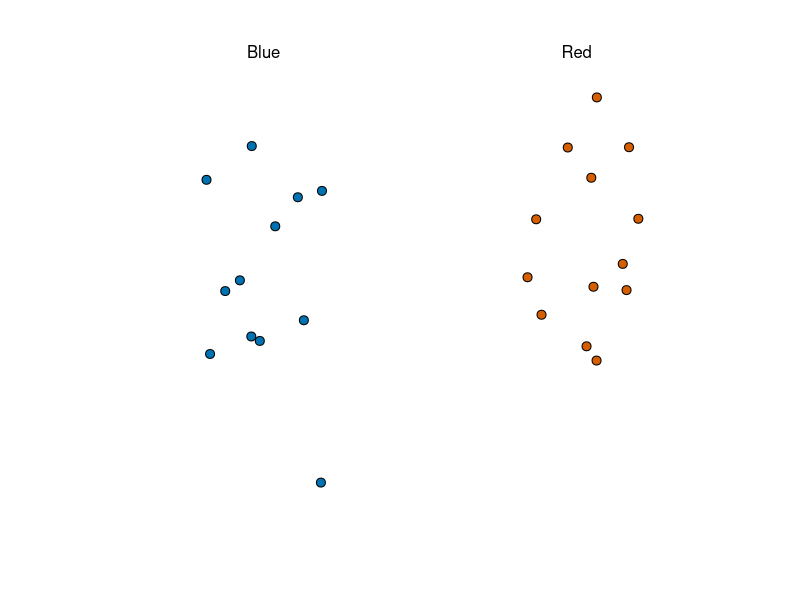
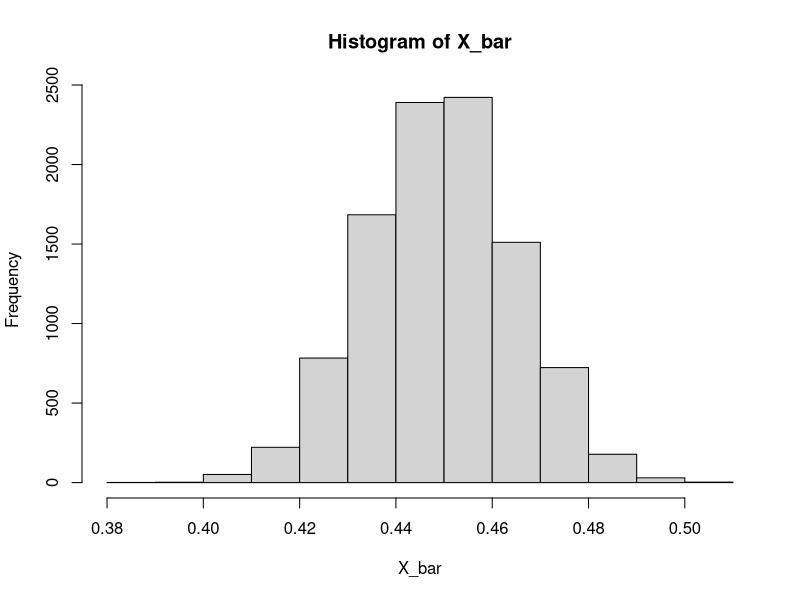
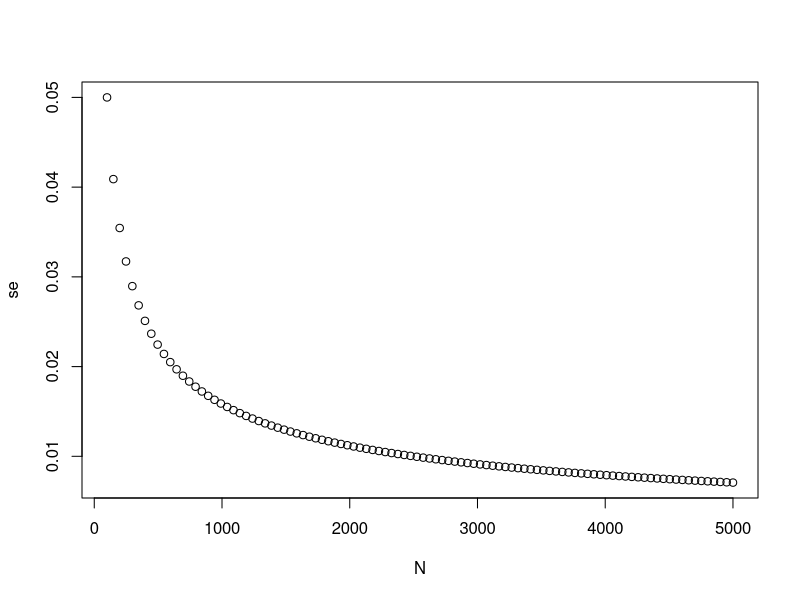
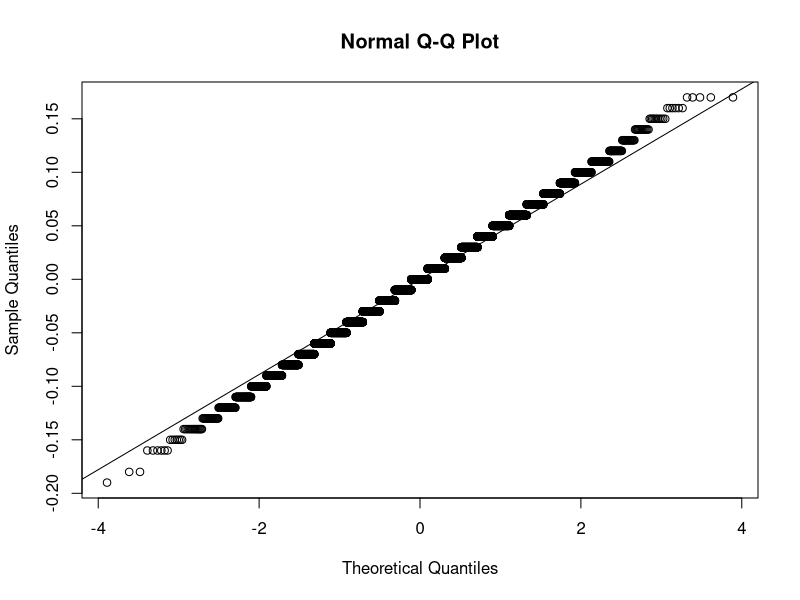
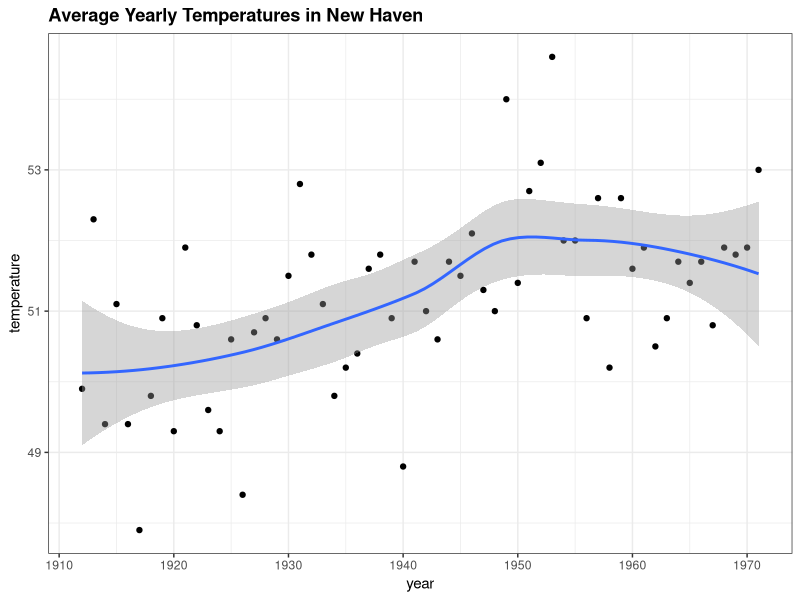

The R script that drew these images, in order: (Note: this script raises an error after producing the figures.)
library(tidyverse)
library(dslabs)
ds_theme_set()
take_poll(25) 
# dslabs equivalent to draw random sample of 25 beads from urn of blue and red beads
# Computing estimate of std error
X_bar <- 0.48
se_hat <- sqrt(X_bar*(1 - X_bar)/25)
se_hat # approx 0.100

# Probability of being within 1% of p or population mean
pnorm(0.01/se_hat) - pnorm(-0.01/se_hat) # 0.08 or 8%

# Probability of 2 SEs from p or populaton mean
pnorm(2) - pnorm(-2) # 95%

## Monte Carlo Simulation for testing CLT on urn model
# urn model - BUT cannot run due p unknown
# B <- 10000 # beads in urn
# N <- 1000 # sample size
# X_bar <- replicate(B, {
#   X <- sample(c(0,1), size = N, replace = TRUE, prob = c(1-p, p))
#   mean(X)
# })

# testing for 1 example at p = 0.45
# theory
X_bar <- 0.45
se_hat <- sqrt(X_bar*(1 - X_bar)/1000)
se_hat # approx 0.0157 or 1.6%

# monte carlo sim
B <- 10000 # beads in urn
N <- 1000 # sample size
X_bar <- replicate(B, {
  X <- sample(c(0,1), size = N, replace = TRUE, prob = c(1-0.45, 0.45))
  mean(X)
})
sd(X_bar) # 0.0156 or 1.6%
# plot histogram to check if distribution is normal
hist(X_bar) # appears to be normal distribution

# DC Ex1
# Write a function called `take_sample` that takes `p` and `N` as arguements and 
#returns the average value of a randomly sampled population.
take_sample <-  function(p, N) {
  X <- sample(c(0,1), size = N, replace = TRUE, prob = c(1-p, p)) 
  mean(X)
  }


# Use the `set.seed` function to make sure your answer matches the expected result after 
# random sampling
set.seed(1)

# Define `p` as the proportion of Democrats in the population being polled
p <- 0.45

# Define `N` as the number of people polled
N <- 100

# Call the `take_sample` function to determine the sample average of `N` randomly 
#selected people from a population containing a proportion of Democrats equal to `p`. Print this value to the console.
take_sample(p, N)

# DC Ex2
# Define `p` as the proportion of Democrats in the population being polled
p <- 0.45

# Define `N` as the number of people polled
N <- 100

# The variable `B` specifies the number of times we want the sample to be replicated
B <- 10000

# Use the `set.seed` function to make sure your answer matches the expected result 
#after random sampling
set.seed(1)

# Create an objected called `errors` that replicates subtracting the result of the 
#`take_sample` function from `p` for `B` replications
errors <- replicate(B, {
  p - take_sample(p, N)
})

# Calculate the mean of the errors. Print this value to the console.
mean(errors) # -4.9e-05


# Ex8 plotting SE vs N
N <- seq(100, 5000, len = 100)
p <- 0.5
se <- sqrt(p*(1-p)/N)
plot(N, se)


# Ex11 make a qq-plot of errors to see if they flw a normal distribution
qqnorm(errors)
qqline(errors)


# Ex12 estimating prob of x_bar > 0.5
p <- 0.45
N <- 100
X_bar <- p
se_hat <- sqrt(X_bar*(1-X_bar)/N)
se_hat
1 - pnorm((0.5-0.45)/se_hat) # 1 - prob of X_bar <= 0.5 =  0.1574393
# actually prob x-bar < 0.5 ----- 1 - ccc = prob >= 0.5

# Ex13 estimating prob of specific error size
# Define `N` as the number of people polled
N <-100

# Define `X_hat` as the sample average
X_hat <- 0.51

# Define `se_hat` as the standard error of the sample average
se_hat <- sqrt(X_hat*(1-X_hat)/N)
se_hat

# Calculate the probability that the error is 0.01 or larger
1 - pnorm(0.01/se_hat) + pnorm(-0.01/se_hat) # 0.8414493

# grader wants:
# # Define `N` as the number of people polled
# N <-100
# 
# # Define `X_hat` as the sample average
# X_hat <- 0.51
# 
# # Define `se_hat` as the standard error of the sample average
# se_hat <- sqrt(X_hat*(1-X_hat)/N)
# 
# # Calculate the probability that the error is 0.01 or larger
# 1 - pnorm(0.01, mean = 0, sd = se_hat) + pnorm(-0.01, mean = 0, sd = se_hat)


# 0.8414493


## Confidence Intervals
# from geom_smooth
data("nhtemp")
data.frame(year=as.numeric(time(nhtemp)), temperature=as.numeric(nhtemp)) %>%
  ggplot(aes(year, temperature)) +
  geom_point() +
  geom_smooth() +
  ggtitle("Average Yearly Temperatures in New Haven")

# Monte Carlo simulation
p <- 0.45
N <- 1000
X <- sample(c(0,1), size = N, replace = TRUE, prob = c(1-p,p))
X_hat <- mean(X)
SE_hat <- sqrt(X_hat*(1-X_hat)/N)
c(X_hat - 2*SE_hat, X_hat + 2*SE_hat)

# prob of p between 2 SE_hat
pnorm(2) - pnorm(-2) # approx 95%

# qnorm vs pnorm
qnorm(.975) #  1.959964 = z for 95% CI
qnorm(.995) # 2.575829 = Z for 99% CI
pnorm(2.575829) # 0.995
pnorm(2.575829) - pnorm(-2.575829) # 99% CI
pnorm(qnorm(0.995)) # 0.995
# pnorm(1 - qnorm(0.995)) # 0.05753257 ERROR code
pnorm(qnorm(1 - 0.995)) # 0.05

# Monte Carlo sim for CIs
B <- 10000
inside <- replicate(B, {
  X <- sample(c(0,1), size = N, replace = TRUE, prob = c(1-p,p))
  X_hat <- mean(X)
  SE_hat <- sqrt(X_hat*(1-X_hat)/N)
  between(p, X_hat - 2*SE_hat, X_hat + 2*SE_hat)
})
mean(inside)

# Power
# CI for spread = 2p - 1 >> 2p - 1 +/- 2SE
N <- 25
X_hat <- 0.48
(2*X_hat -1) + c(-2,2)*2*sqrt(X_hat*(1-X_hat)/sqrt(N)) 

# P-Values - is the spread bigger than 0: Null Hypothesis = spread is 0
# for spread of 0.04 what is proability of spread being greater than 2 and
# including 0?
N <- 100
z <- sqrt(N)*0.02/0.5
1 - (pnorm(z) - pnorm(-z)) # 0.6891565 - hence cannot reject Null Hypothesis


### Statistical Models
## Poll Aggretators
# Monte Carlo simulation using 2012 election 3.9% as spread between the 2 candidates
d <- 0.039
Ns <- c(1298, 533, 1342, 897, 774, 254, 812, 324, 1291, 1056, 2172, 516)
# mimics actual poll sizes
p <- (d+1)/2 # proportion of people voting for 'Obama'

confidence_intervals <- sapply(Ns, function(N) {
  # X <- sample(c(0,1), size=N, replace=TRUE, prob=c(1-p, p)) # using size N
  X <- sample(c(0,1), size=Ns, replace=TRUE, prob=c(1-p, p)) # using size Ns
  X_hat <- mean(X) # proportion of people voting for Obama in each sample
  SE_hat <- sqrt(X_hat*(1-X_hat)/N)
  2*c(X_hat, X_hat - 2*SE_hat, X_hat + 2*SE_hat) - 1 # CI for spread?
})

polls <- data.frame(poll=1:ncol(confidence_intervals),
                    t(confidence_intervals),
                    sample_size=Ns)
names(polls) <- c("poll", "estimate", "low", "high", "sample_size")
polls

# aggregating the polls
sum(polls$sample_size)
d_hat <- polls %>%
  summarise(avg = sum(estimate*sample_size) / sum(sample_size)) %>%
  .$avg

p_hat <- (1+d_hat)/2
moe <- 2*1.96*sqrt(p_hat*(1-p_hat)/sum(polls$sample_size))
moe # 0.018
round(d_hat*100, 1)
round(moe*100, 1)

# Pollsters and multilevel models
# Poll Data and Pollster Bias
data(polls_us_election_2016)
names(polls_us_election_2016)

# Filtering in only national polls, on or after Oct 31 2016 and 
# grade A or better and ungraded
polls <- polls_us_election_2016 %>%
  filter(state == "U.S." & enddate >= "2016-10-31" & 
           (grade %in% c("A+", "A", "A-", "B+") | is.na(grade)))

polls <- polls %>%
  mutate(spread = rawpoll_clinton/100 - rawpoll_trump/100)

d_hat <- polls %>%
  summarise(d_hat = sum(spread*samplesize) / sum(samplesize)) %>%
  .$d_hat

d_hat

p_hat <- (d_hat+1)/2

# margin of error - 'std error' on spread on all polls as 1 giant poll
moe <- 2*1.96*sqrt(p_hat*(1-p_hat)/sum(polls$samplesize))

# histogram of polls
polls %>%
  ggplot(aes(spread)) +
  geom_histogram(color = "black", binwidth = .01)

# pollster table - summarise(n()) shows number of occurrences of pollster
polls %>% group_by(pollster) %>% summarise(n())

# limit to pollsters' who polled more than 6 times
polls %>% group_by(pollster) %>%
  filter(n() >= 6) %>%
  ggplot(aes(pollster, spread)) +
  geom_point() +
  theme(axis.text.x = element_text(angle = 90, hjust = 1))

# std errors
polls %>% group_by(pollster) %>%
  filter(n() >= 6) %>%
  summarise(se = 2*sqrt(p_hat*(1-p_hat)/median(samplesize)))



### Data-driven Models
# collect pollster's last result and show histogram
one_poll_per_pollster <- polls %>% group_by(pollster) %>%
  filter(enddate == max(enddate)) %>%
  ungroup()
one_poll_per_pollster %>%
  ggplot(aes(spread)) +
  geom_histogram(binwidth = 0.01)

# sd for spread where poll has contnuous p
sd(one_poll_per_pollster$spread)

# confidence interval
results <- one_poll_per_pollster %>%
  summarise(avg = mean(spread), se = sd(spread)/sqrt(length(spread))) %>%
  mutate(start = avg - 1.96*se, end = avg + 1.96*se)
round(results*100, 1)



### Bayesian Stats
# Monte Carlo simulation to investigate test for cystic fibrosis
prev <- 0.00025 # prevalence of disease
N <- 100000
outcome <- sample(c("Disease", "Healthy"), N, replace = TRUE, prob = c(prev, 1-prev))
N_D <- sum(outcome == "Disease") # no. with disease
N_D
N_H <- sum(outcome == "Healthy") # no. healthy
N_H

# investigate false positives
accuracy <- 0.99
test <- vector("character", N)
test[outcome=="Disease"] <- sample(c("+", "-"), N_D, replace = TRUE, prob = c(accuracy, 1 - accuracy))
test[outcome=="Healthy"] <- sample(c("-", "+"), N_H, replace = TRUE, prob = c(accuracy, 1 - accuracy))

table(outcome, test)



### Election Forecasting
# Compute posterior distribution for spread d to report probablity > 0 given observed poll data.
mu <- 0 # expected value
tau <- 0.035 # based of past observed data
sigma <- results$se
Y <- results$avg
B <- sigma^2 / (sigma^2 + tau^2)

posterior_mean <- B*mu + (1-B)*Y
posterior_se <- sqrt(1/ (1/sigma^2 + 1/tau^2))

posterior_mean # 0.02808534
posterior_se # 0.006149604

# credible interval
posterior_mean + c(-1.96, 1.96)*posterior_se

# probability of spread being > 0
1 - pnorm(0, posterior_mean, posterior_se) # 0.9999975

# simulating 6 data points for polls with N = 2000 and d = .021
J <- 6
N <- 2000
d <- 0.21
p <- (d+1)/2 # prob of clinton success over trum d = clin - trum
X <- d + rnorm(J, 0, 2*sqrt(p*(1-p)/N))

# simulating data points J polls carried out by I pollsters 
I <- 5
J <- 6
N <- 2000
d <- 0.21
p <- (d+1)/2 # prob of clinton success over trum d = clin - trum
X <- sapply(1:I, function(i){
  d + rnorm(J, 0, 2*sqrt(p*(1-p)/N))
 })

datx <- stack(as.data.frame(X))
head(datx)

ggplot(datx, aes(x = ind, y = values)) + geom_point()

# adding house effect for pollster variability 
I <- 5
J <- 6
N <- 2000
d <- 0.21
p <- (d+1)/2 # emulate prob of clinton success over trum d = clin - trum
h <- rnorm(I, 0, 0.025)
X <- sapply(1:I, function(i){
  d + h[i] + rnorm(J, 0, 2*sqrt(p*(1-p)/N))
})

# adding general bias b = 0.025
mu <- 0 # expected value
tau <- 0.035 # based of past observed data
sigma <- sqrt(results$se^2 + 0.025^2)
Y <- results$avg
B <- sigma^2 / (sigma^2 + tau^2)

posterior_mean <- B*mu + (1-B)*Y
posterior_se <- sqrt(1/ (1/sigma^2 + 1/tau^2))

# probability of spread being > 0
1 - pnorm(0, posterior_mean, posterior_se) # 0.8174373

## predicting the Electoral College
results_us_election_2016 %>% arrange(desc(electoral_votes)) %>% top_n(5, electoral_votes)

results <- polls_us_election_2016 %>%
  filter(state != "U.S." &
           !grepl("CD", state) &
           enddate >= "2016-10-31" &
           (grade %in% c("A+", "A", "A-", "B+") | is.na(grade))) %>%
  mutate(spread = rawpoll_clinton/100 - rawpoll_trump/100) %>%
  group_by(state) %>%
  summarise(avg = mean(spread), sd = sd(spread), n = n()) %>%
  mutate(state = as.character(state))

results %>% arrange(abs(avg))

str(results)
# left_join results / results_us_election
results <- left_join(results, results_us_election_2016, by = "state")
str(results)

# no polls in flwg states
results_us_election_2016 %>% filter(!state %in% results$state)

# adding std deviation to the states where reqd
results <- results %>%
  mutate(sd = ifelse(is.na(sd), median(results$sd, na.rm = TRUE), sd))
str(results)

# Monte Carlo sim using Bayesian calculation with tau = 0.02
mu <- 0
tau <- 0.02
results %>% mutate(sigma = sd/sqrt(n),
                   B = sigma^2 / (sd^2 + tau^2),
                   posterior_mean = B*mu + (1-B)*avg,
                   posterior_se = sqrt( 1/(1/sigma^2 + 1/tau^2))) %>%
  arrange(abs(posterior_mean))
str(results)

# plotting posterior_mean vs avg

results %>% mutate(sigma = sd/sqrt(n), 
                   B = sigma^2 / (sigma^2 + tau^2),
                   posterior_mean = B*mu + (1-B)*avg,
                   posterior_se = sqrt( 1/ (1/sigma^2 + 1/tau^2))) %>%
  ggplot(aes(avg, posterior_mean, size = n)) + geom_point() + 
  geom_abline(slope = 1, intercept = 0)

# repeat 10000 times and only keep Clinton electoral votes; 
# add 7 for Rhodes and DC which have no polls but clinton is usre to win
mu <- 0
tau <- 0.02
clinton_EV <- replicate(1000, {
  results %>% mutate(sigma = sd/sqrt(n), 
                     B = sigma^2 / (sigma^2 + tau^2),
                     posterior_mean = B*mu + (1-B)*avg,
                     posterior_se = sqrt( 1/ (1/sigma^2 + 1/tau^2)),
                     simulated_result = rnorm(length(posterior_mean), posterior_mean, posterior_se),
                     clinton = ifelse(simulated_result>0, electoral_votes, 0)) %>% 
    summarize(clinton = sum(clinton)) %>% 
    .$clinton + 7## 7 for Rhode Island and D.C.
})
mean(clinton_EV>269) # 0.999

# histogram
data.frame(clinton_EV) %>%
  ggplot(aes(clinton_EV)) +
  geom_histogram(binwidth = 1) +
  geom_vline(xintercept = 269)

# modifying bias to reflect larger bias at state level
mu <- 0
tau <- 0.02
bias_sd <- 0.03
clinton_EV <- replicate(1000, {
  results %>% mutate(sigma = sqrt(sd^2/n + bias_sd^2), 
                     B = sigma^2 / (sigma^2 + tau^2),
                     posterior_mean = B*mu + (1-B)*avg,
                     posterior_se = sqrt( 1/ (1/sigma^2 + 1/tau^2)),
                     simulated_result = rnorm(length(posterior_mean), posterior_mean, posterior_se),
                     clinton = ifelse(simulated_result>0, electoral_votes, 0)) %>% 
    summarize(clinton = sum(clinton)) %>% 
    .$clinton + 7## 7 for Rhode Island and D.C.
})
mean(clinton_EV>269) # 0.835


## Forecasting
# investigating effect of time on polls results 
# to remove pollster variability only data from only 1 pollster - ipsos - is used
one_pollster <- polls_us_election_2016 %>%
  filter(pollster == "Ipsos" & state == "U.S.") %>%
  mutate(spread = rawpoll_clinton/100 - rawpoll_trump/100)

# comparing theoretical std error with data-driven sd
se <- one_pollster %>%
  summarise(empirical = sd(spread),
            theoretical = 2*sqrt(mean(spread)*(1-mean(spread))/min(samplesize)))
se

one_pollster %>% ggplot(aes(spread)) + 
  geom_histogram(binwidth = 0.01, color = "black") # spread does not appear normally distributed

# pollster vs time
polls_us_election_2016 %>%
  filter(state == "U.S." & enddate>="2016-07-01") %>%
  group_by(pollster) %>%
  filter(n()>=10) %>%
  ungroup() %>%
  mutate(spread = rawpoll_clinton/100 - rawpoll_trump/100) %>%
  ggplot(aes(enddate, spread)) + 
  geom_smooth(method = "loess", span = 0.1) + 
  geom_point(aes(color=pollster), show.legend = FALSE, alpha=0.6) 

# plotting candidate trendlines
polls_us_election_2016 %>%
  filter(state == "U.S." & enddate>="2016-07-01") %>%
  select(enddate, pollster, rawpoll_clinton, rawpoll_trump) %>%
  rename(Clinton = rawpoll_clinton, Trump = rawpoll_trump) %>%
  gather(candidate, percentage, -enddate, -pollster) %>% 
  mutate(candidate = factor(candidate, levels = c("Trump","Clinton")))%>%
  group_by(pollster) %>%
  filter(n()>=10) %>%
  ungroup() %>%
  ggplot(aes(enddate, percentage, color = candidate)) +  
  geom_point(show.legend = FALSE, alpha=0.4)  + 
  geom_smooth(method = "loess", span = 0.15) +
  scale_y_continuous(limits = c(30,50))
